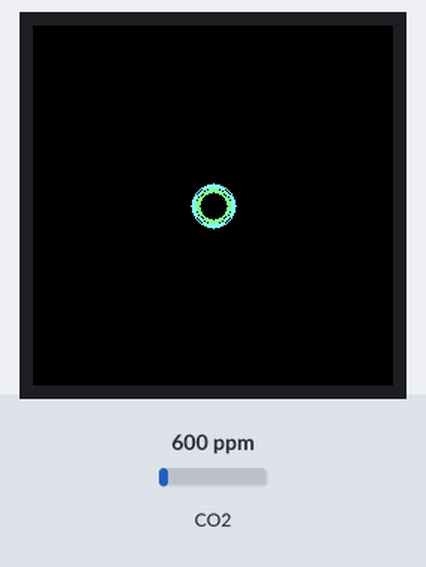
Recording of a program running on a simulated Raspberry Pi Pico running MicroPython. Shown: 240×240 colour display. The test bench sets the inputs (shaded band); at power-on: CO2 600 ppm. Random numbers come from a fixed seed; library files of the repository ran but are not shown: gc9a01py.py; what the program prints to the serial console is not drawn.

Above: at 1.6 s.
1.7 s: CO2 set to 1050 ppm
At 2.5 s:
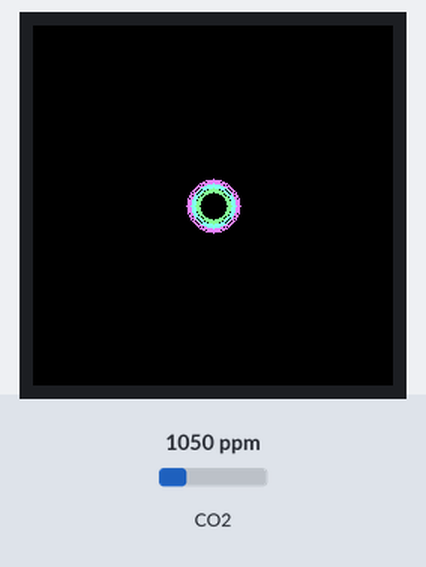
3.5 s: CO2 set to 1700 ppm
At 5.0 s:
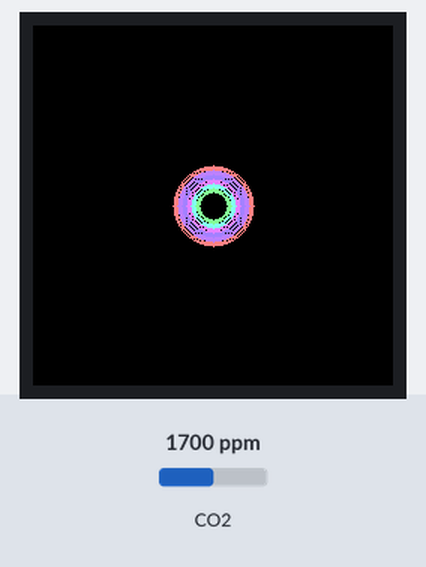
5.8 s: CO2 set to 452 ppm
At 6.8 s:
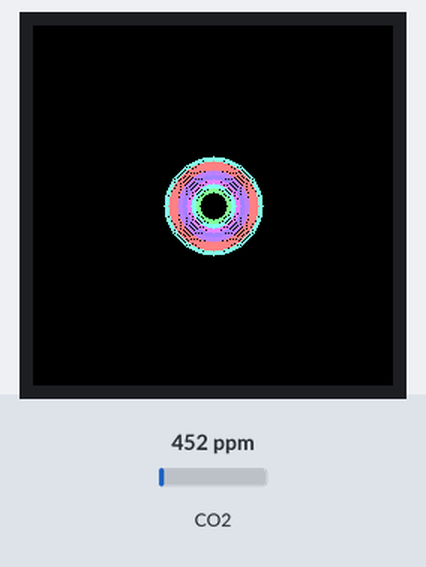
Timing chart, 0 to 8.8 s (numbered marks = the images above; inputs shaded):
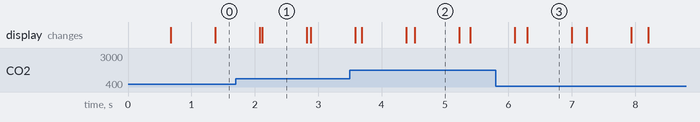

Measured:
- what the display in image 1 shows lasts 0.7 s, from 2.1 s to 2.8 s

The program:

dendocrono.py
```python
import time
import math
import random      # ← AJOUTE ÇA
from machine import Pin, SPI, UART
import gc9a01py


# --- LCD setup ---
spi = SPI(1, baudrate=40000000, polarity=1, phase=1)
dc = Pin(8, Pin.OUT)
cs = Pin(9, Pin.OUT)
rst = Pin(12, Pin.OUT)
bl = Pin(13, Pin.OUT)
bl.on()
lcd = gc9a01py.GC9A01(spi, dc=dc, cs=cs, reset=rst)

# --- CO2 sensor ---
uart = UART(0, baudrate=9600, tx=Pin(0), rx=Pin(1))

# --- Colors ---
def rgb(r,g,b):
    return gc9a01py.color565(r,g,b)

GOOD_COLORS   = [(128,255,128),(128,255,255)]
MEDIUM_COLORS = [(128,128,255),(255,128,255)]
BAD_COLOR     = (255,128,128)

def interp_color(c1,c2,t):
    r = int(c1[0]*(1-t)+c2[0]*t)
    g = int(c1[1]*(1-t)+c2[1]*t)
    b = int(c1[2]*(1-t)+c2[2]*t)
    return (r,g,b)

# --- CO2 reading ---
def read_mhz19():
    uart.write(b"\xFF\x01\x86\x00\x00\x00\x00\x00\x79")
    time.sleep(0.05)
    if uart.any():
        d = uart.read(9)
        if d and len(d)==9 and d[0]==0xFF and d[1]==0x86:
            return d[2]*256 + d[3]
    return None

def get_state(ppm):
    if ppm < 800: return "good"
    if ppm < 1200: return "medium"
    return "bad"

# --- Draw circle ---
def draw_circle(lcd, cx, cy, radius, color):
    x = radius
    y = 0
    err = 0
    while x >= y:
        lcd.pixel(int(cx + x), int(cy + y), rgb(*color))
        lcd.pixel(int(cx + y), int(cy + x), rgb(*color))
        lcd.pixel(int(cx - y), int(cy + x), rgb(*color))
        lcd.pixel(int(cx - x), int(cy + y), rgb(*color))
        lcd.pixel(int(cx - x), int(cy - y), rgb(*color))
        lcd.pixel(int(cx - y), int(cy - x), rgb(*color))
        lcd.pixel(int(cx + y), int(cy - x), rgb(*color))
        lcd.pixel(int(cx + x), int(cy - y), rgb(*color))
        y += 1
        if err <= 0:
            err += 2*y + 1
        if err > 0:
            x -= 1
            err -= 2*x + 1

# --- Dendrochronologie params ---
cx, cy = 120, 120
max_radius = 150
ring_width = 3  # épaisseur d’un anneau
current_radius = 10  # départ du centre

while True:
    ppm = read_mhz19()
    if ppm is None:
        continue

    state = get_state(ppm)

    # Couleur de l’anneau selon état
    t = random.random()
    if state=="good":
        color = interp_color(GOOD_COLORS[0], GOOD_COLORS[1], t)
    elif state=="medium":
        color = interp_color(MEDIUM_COLORS[0], MEDIUM_COLORS[1], t)
    else:
        color = BAD_COLOR

    # Dessiner un anneau
    for r in range(current_radius, current_radius+ring_width):
        draw_circle(lcd, cx, cy, r, color)

    # CO2 dans le terminal
    print("CO2 =", ppm, "ppm | état:", state)

    # avancer le rayon
    current_radius += ring_width
    if current_radius + ring_width > max_radius:
        lcd.fill(rgb(0,0,0))
        current_radius = 10

    time.sleep(0.5)
```
